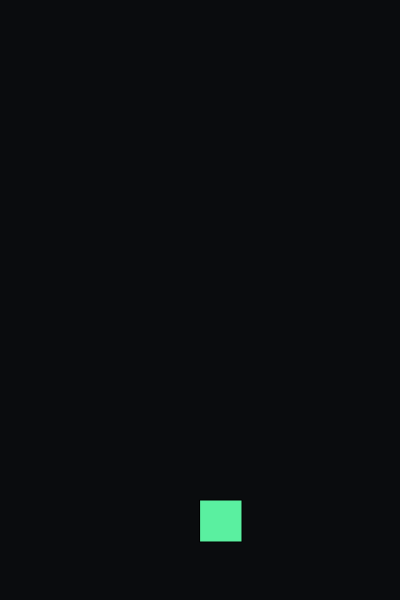
Frame 1 (no input)
Frame 60 (no input): identical to frame 1, image omitted
Frame 120 (the mouse pressed at the canvas centre since frame 60): identical to frame 1, image omitted

The p5.js sketch that drew this single still picture (run headless with seeded random() and noise() and a simulated clock; from frame 60 on, the mouse is pressed at the canvas centre):

// p5.js sketch
// ── sketch.js
// Doodle Jump
// main game file

// canvas stuff
const W = 400;
const H = 600;

// game variables
let player;
let platforms = [];

// player class
class Player {
    constructor(x, y) {
        this.x = x;
        this.y = y;
        this.w = 42;
        this.h = 42;
        this.speed = 5;
    }

    // player movement
    move() {
        if (keyIsDown(LEFT_ARROW) || keyIsDown(65)) {
            this.x -= this.speed;
        }

        if (keyIsDown(RIGHT_ARROW) || keyIsDown(68)) {
            this.x += this.speed;
        }

        // go to the other side
        if (this.x > W) {
            this.x = -this.w;
        }

        if (this.x + this.w < 0) {
            this.x = W;
        }
    }

    // draw player
    draw() {
        fill(90, 240, 160);
        rect(this.x, this.y, this.w, this.h);
    }
}

// intialize the game
function setup() {
    createCanvas(W, H);

    player = new Player(W / 2, H - 100);
}

// main loop
function draw() {
    background(10, 12, 14);

    player.move();
    player.draw();
}

// ── style.css
html, body {
    margin: 0;
    padding: 0;
    height: 100%;
    background: #08090b;
    display: flex;
    align-items: center;
    justify-content: center;
    font-family: 'Courier New', Consolas, monospace;
}

canvas {
    display: block;
    border: 1px solid #2a2f33;
    box-shadow: 0 0 30px rgba(80, 255, 170, 0.08);
}
